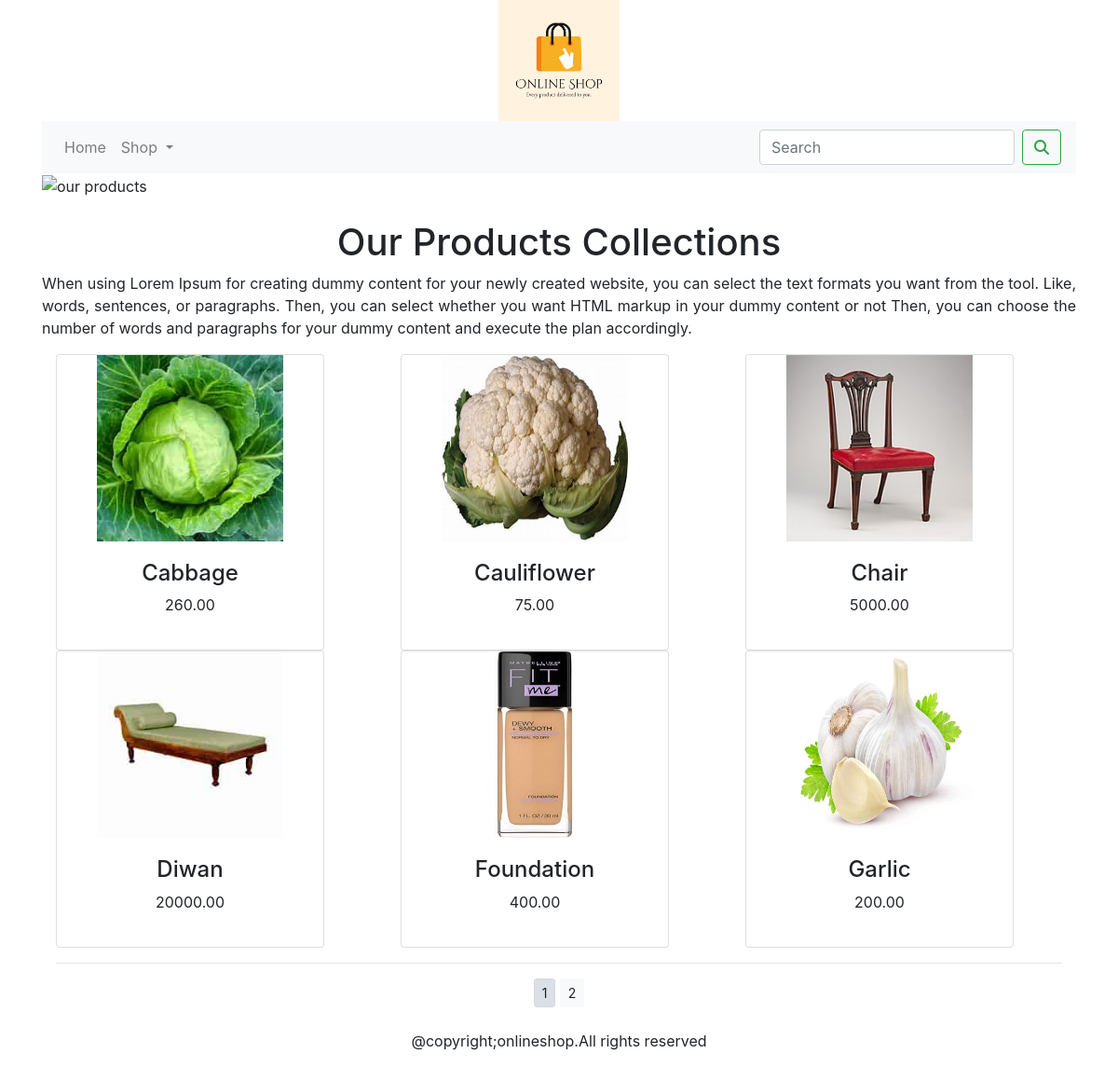
The page / on the database its author committed.
### ecommerceapp/models.py (models this page shows, shortened)
class Product(models.Model):
    name=models.CharField(max_length=250,unique=True)
    slug=models.SlugField(max_length=250,unique=True)
    desc=models.TextField(blank=True)
    price=models.DecimalField(max_digits=10,decimal_places=2)
    category=models.ForeignKey(Category,on_delete=models.CASCADE)
    image=models.ImageField(upload_to='product',blank=True)
    stock=models.IntegerField()
    available=models.BooleanField(default=True)
    created=models.DateTimeField(auto_now_add=True)
    updated=models.DateTimeField(auto_now=True)
    class Meta:
        ordering = ('name',)
        verbose_name='product'
        verbose_name_plural='products'
    def get_url(self):
        return reverse('ecommerceapp:prodcatdetail', args=[self.category.slug,self.slug])

### ecommerceapp/views.py (the view)
# urls.py: path('', views.allProdCat, name='allProdCat'),
def allProdCat(request,c_slug=None):
    c_page=None
    products=None
    if c_slug!=None:
        c_page=get_object_or_404(Category,slug=c_slug)
        products_list=Product.objects.all().filter(category=c_page,available=True)
    else:
        products_list=Product.objects.all().filter(available=True)
    paginator=Paginator(products_list,6)
    try:
        page=int(request.GET.get('page','1'))
    except:
        page=1
    try:
        products=paginator.page(page)
    except (EmptyPage,InvalidPage):
        products=paginator.page(paginator.num_pages)
    return render(request,"category.html",{'category':c_page,'products':products})

### cartapp/context_processors.py (called while the page is built)
def counter(request):
    item_count=0;
    if 'admin' in request.path:
        return {}
    else:
        try:
            cart=Cart.objects.filter(cart_id=_cart_id(request))
            cart_items=Cartitem.objects.all().filter(cart=cart[:1])
            for cart_item in cart_items:
                item_count += cart_item.quantity
        except Cart.DoesNotExist:
            item_count = 0
    return dict(item_count=item_count)

### cartapp/views.py (called while the page is built)
def _cart_id(request):
    cart=request.session.session_key
    if not cart:
        cart=request.session.create()
    return cart

### ecommerceapp/context_processors.py (called while the page is built)
def menu_links(request):
    links=Category.objects.all()
    return dict(links=links)

### ecommerceapp/models.py (called while the page is built)
    def get_url(self):
        return reverse('ecommerceapp:products_by_category',args=[self.slug])

### templates/category.html (shortened to what this page needs)
{% extends 'base.html' %}
{% load static %}
{% block content %}
        {% if category %}
        <div>
             <img src="{{category.image.url}}" alt="={{category.name}}" width="100%" height="300px">
        </div>
         <br>
         <div>
            <h1 class="text-center my_title">{{category.name}}</h1>
            <p class="text-justify">{{category.description}}</p>
         </div>
        {% else %}
    <div>
        <img src="{% static 'img/banner.png' %}" alt="our products" width="100%" height="400px" >
    </div>
    <br>
    <div>
        <h1 class="text-center">Our Products Collections</h1>
        <p class="text-justify">When using Lorem Ipsum for creating dummy content for your newly created website, you can select the text formats you want from the tool. Like, words, sentences, or paragraphs.
            Then, you can select whether you want HTML markup in your dummy content or not
            Then, you can choose the number of words and paragraphs for your dummy content and execute the plan accordingly.
        </p>
    </div>
    {% endif %}
<div class="container">
    <div class="row mx_auto">
    {% for product in products.object_list %}
    <div class="my_bottom_margin col-9 col-sm-12 col-md-4 xol-lg-4">
        <div class="card text-center" style="width: 18rem;">
            <a href="{{product.get_url}}"><img src="{{product.image.url}}" alt="{{product.name}}" width="200px" height="200px"></a>
        <div class="card-body">
            <h4>{{product.name}}</h4>
            <p>{{product.price}}</p>
        </div>
    </div>
        </div>
    {% endfor %}
    </div>
    <div class="mx-auto">
        {% if products.paginator.num_pages > 1 %}
        <hr>
        <div class="text-center">
            {% for pg in products.paginator.page_range %}
                 <a href="?page={{pg}}" class="btn btn-light btn-sm {% if products.number == pg %} active {% endif %}">{{pg}}</a>
             {% endfor %}
        </div>
          {% endif%}
    </div>
    <br>
</div>
{% endblock %}

### templates/base.html (shortened to what this page needs)
{% load static %}
<!DOCTYPE html>
<html lang="en">
<head>
    <link rel="stylesheet" href="{% static 'css/bootstrap.min.css' %}">
</head>
<body>
<div class="container">
{% include 'header.html' %}
{% include 'navbar.html' %}
{% block content %}
{% endblock %}
</div>
{% include 'footer.html' %}
</body>
</html>

### templates/header.html
{% load static %}
<header>
  <center>
    <a href="{% url 'ecommerceapp:allProdCat' %}"><img src="{% static 'img/logo.png' %}" alt="logoimage" width="130px" height="130px"></a>
  </center>
</header>

### templates/navbar.html (shortened to what this page needs)
<nav class="navbar navbar-expand-lg navbar-light bg-light">
  <div class="collapse navbar-collapse" id="navbarSupportedContent">
    <ul class="navbar-nav mr-auto">
      <li class="nav-item">
        <a class="nav-link" href="{% url 'ecommerceapp:allProdCat' %}">Home</a>
      </li>
      <li class="nav-item dropdown  {% if 'ecommerceapp' in request.path %} active {% endif %}">
        <a class="nav-link dropdown-toggle" href="#" id="navbarDropdown" role="button" data-toggle="dropdown" aria-haspopup="true">
          Shop
        </a>
      </li>
    </ul>
    <form class="d-flex" action="{% url 'searchapp:SearchResult' %}" method="get">
      <input class="form-control mr-sm-2" type="search" placeholder="Search" name="q" aria-label="Search">
      <button class="btn btn-outline-success my-2 my-sm-0" type="submit"><i class="fa-solid fa-magnifying-glass"></i></button>
    </form>
  </div>
</nav>

### templates/footer.html
<div class="footer navbar-fixed-bottom my_footer">
  <p class="text-center">@copyright;onlineshop.All rights reserved</p>
</div>

### rows shown on the page
Product: image (picture), name "Cabbage", price "260.00"
Product: image (picture), name "Cauliflower", price "75.00"
Product: image (picture), name "Chair", price "5000.00"
Product: image (picture), name "Diwan", price "20000.00"
Product: image (picture), name "Foundation", price "400.00"
Product: image (picture), name "Garlic", price "200.00"

### other values the page prints
{{ pg }} "1" "2"
